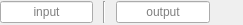
<?xml version="1.0" encoding="UTF-8"?>
<ui version="4.0">
 <class>Letter</class>
 <widget class="QWidget" name="Letter">
  <property name="geometry">
   <rect>
    <x>0</x>
    <y>0</y>
    <width>243</width>
    <height>25</height>
   </rect>
  </property>
  <property name="windowTitle">
   <string>Form</string>
  </property>
  <property name="windowIcon">
   <iconset resource="ico.qrc">
    <normaloff>:/incons/textfilter.png</normaloff>:/incons/textfilter.png</iconset>
  </property>
  <layout class="QGridLayout" name="gridLayout">
   <property name="leftMargin">
    <number>0</number>
   </property>
   <property name="topMargin">
    <number>0</number>
   </property>
   <property name="rightMargin">
    <number>0</number>
   </property>
   <property name="bottomMargin">
    <number>0</number>
   </property>
   <property name="horizontalSpacing">
    <number>10</number>
   </property>
   <property name="verticalSpacing">
    <number>0</number>
   </property>
   <item row="1" column="0">
    <widget class="QLineEdit" name="Find">
     <property name="alignment">
      <set>Qt::AlignCenter</set>
     </property>
     <property name="dragEnabled">
      <bool>true</bool>
     </property>
     <property name="placeholderText">
      <string>input</string>
     </property>
    </widget>
   </item>
   <item row="1" column="2">
    <widget class="QLineEdit" name="Replace">
     <property name="alignment">
      <set>Qt::AlignCenter</set>
     </property>
     <property name="dragEnabled">
      <bool>true</bool>
     </property>
     <property name="placeholderText">
      <string>output</string>
     </property>
    </widget>
   </item>
   <item row="1" column="3">
    <widget class="QPushButton" name="Clear">
     <property name="sizePolicy">
      <sizepolicy hsizetype="Minimum" vsizetype="Minimum">
       <horstretch>0</horstretch>
       <verstretch>0</verstretch>
      </sizepolicy>
     </property>
     <property name="maximumSize">
      <size>
       <width>23</width>
       <height>23</height>
      </size>
     </property>
     <property name="text">
      <string/>
     </property>
     <property name="icon">
      <iconset>
       <selectedon>:/incons/x-red.png</selectedon>
      </iconset>
     </property>
     <property name="iconSize">
      <size>
       <width>16</width>
       <height>16</height>
      </size>
     </property>
     <property name="autoDefault">
      <bool>false</bool>
     </property>
     <property name="default">
      <bool>false</bool>
     </property>
     <property name="flat">
      <bool>true</bool>
     </property>
    </widget>
   </item>
   <item row="1" column="1">
    <widget class="Line" name="line">
     <property name="orientation">
      <enum>Qt::Vertical</enum>
     </property>
    </widget>
   </item>
  </layout>
 </widget>
 <tabstops>
  <tabstop>Find</tabstop>
  <tabstop>Replace</tabstop>
  <tabstop>Clear</tabstop>
 </tabstops>
 <resources>
  <include location="ico.qrc"/>
 </resources>
 <connections/>
</ui>
